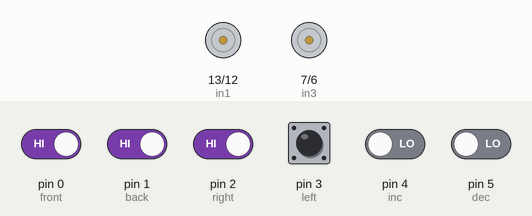
Recording of a sketch running on a simulated Arduino Uno, built with avr-gcc and run on an emulated ATmega328P. On the bench: motor-driver pin pairs drawn as motors (green arrow = first pin HIGH = forward, orange = second pin HIGH = backward, longer = more drive, scaled by the enable pin). The test bench sets the inputs (shaded band); at power-on: pin 0 (front), pin 1 (back), pin 2 (right), pin 3 (left) HIGH, pin 4 (inc), pin 5 (dec) LOW.

Above: at 1.2 s.
1.3 s: pin 4 (inc) driven HIGH
2.8 s: pin 5 (dec) driven HIGH
4.3 s: pin 0 (front) driven LOW and pin 2 (right) driven LOW
At 5.3 s:
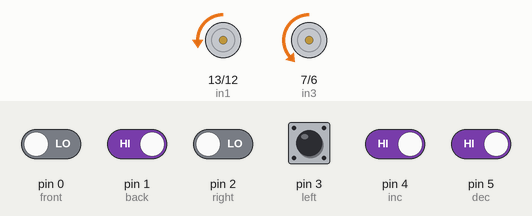
5.8 s: pin 0 (front) driven HIGH
At 6.5 s:
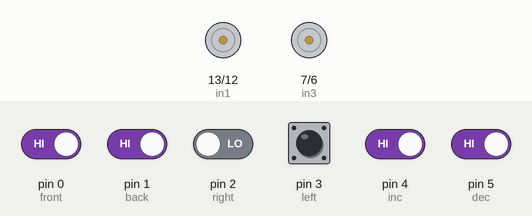
7.3 s: pin 1 (back) driven LOW
At 7.6 s:
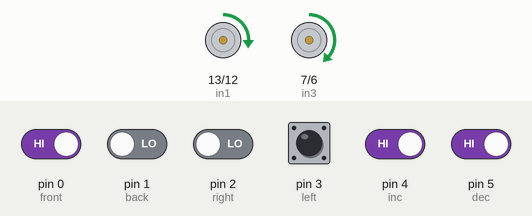
8.8 s: pin 0 (front) driven LOW
At 10.0 s:
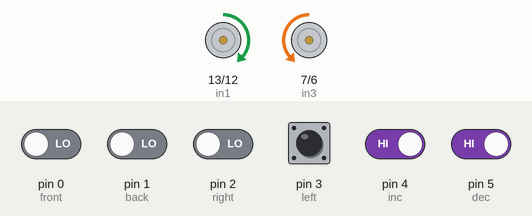
Timing chart, 0 to 11.3 s (numbered marks = the images above; inputs shaded):
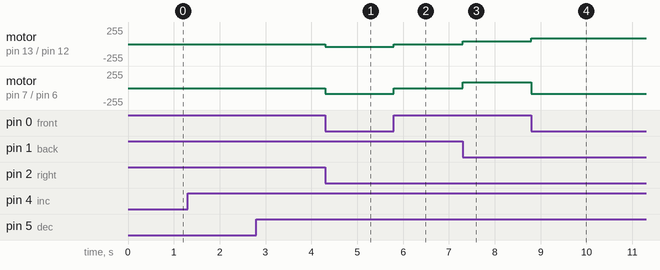

Measured:
- after the input at 4.3 s, motor on pin 13 (in1) / pin 12 (in2): stopped → backward 43/255 at once; motor on pin 7 (in3) / pin 6 (in4): stopped → backward 85/255 at once
- after the input at 5.8 s, motor on pin 13 (in1) / pin 12 (in2): backward 43/255 → stopped at once; motor on pin 7 (in3) / pin 6 (in4): backward 85/255 → stopped at once
- after the input at 7.3 s, motor on pin 13 (in1) / pin 12 (in2): stopped → forward 43/255 at once; motor on pin 7 (in3) / pin 6 (in4): stopped → forward 85/255 at once
- after the input at 8.8 s, motor on pin 13 (in1) / pin 12 (in2): forward 43/255 → forward 85/255 at once; motor on pin 7 (in3) / pin 6 (in4): forward 85/255 → backward 85/255 at once

The sketch:

2wheeldrive.ino
```cpp
#define front 0
#define back 1
#define right 2
#define left 3
#define inc 4
#define dec 5

#define in1 13
#define in2 12
#define en1 11
#define en2 10
#define in3 7
#define in4 6

int thespeed=85,speed1=85,speed2=85,debounce1=1,debounce2=1,x=0,y=0;

void setup() {
pinMode(front,INPUT);
pinMode(back,INPUT);
pinMode(right,INPUT);
pinMode(left,INPUT);
pinMode(inc,INPUT);
pinMode(dec,INPUT);

pinMode(in1,OUTPUT);
pinMode(in2,OUTPUT);
pinMode(en1,OUTPUT);
pinMode(en2,OUTPUT);
pinMode(in3,OUTPUT);
pinMode(in4,OUTPUT);
}

void loop() {

if (digitalRead(inc) && debounce1){
  thespeed=thespeed+85 ;
  if (thespeed >= 255){thespeed=255;}
  speed1=thespeed;
  speed2=thespeed;
  debounce1=0;}
else if (digitalRead(dec) && debounce2){
  thespeed = thespeed - 85 ;
  if (thespeed <= 85){thespeed=85;}
  speed1=thespeed;
  speed2=thespeed;
  debounce2=0;}


if (!digitalRead(inc)){debounce1=1;}
if (!digitalRead(dec)){debounce2=1;}

analogWrite(en1,speed1-y);
analogWrite(en2,speed2-x);

if(!digitalRead(front) && !digitalRead(left) && !digitalRead(back) && !digitalRead(right))
{digitalWrite(in1,LOW);digitalWrite(in2,LOW);digitalWrite(in3,LOW);digitalWrite(in4,LOW);}

else if (digitalRead(front) && digitalRead(left) && !digitalRead(right) && !digitalRead(back)){
  y=speed2/2;
  digitalWrite(in1,HIGH);digitalWrite(in2,LOW);
  digitalWrite(in3,HIGH);digitalWrite(in4,LOW);}

else if (digitalRead(back) && digitalRead(left) && !digitalRead(right) && !digitalRead(front)){
  y=speed2/2;
  digitalWrite(in2,HIGH);digitalWrite(in1,LOW);
  digitalWrite(in4,HIGH);digitalWrite(in3,LOW);}

else if (digitalRead(front) && digitalRead(right) && !digitalRead(left) && !digitalRead(back)){
  x=speed1/2;
    digitalWrite(in1,HIGH);digitalWrite(in2,LOW);
    digitalWrite(in3,HIGH);digitalWrite(in4,LOW);}

else if (digitalRead(back) && digitalRead(right) && !digitalRead(left) && !digitalRead(front)){
  x=speed1/2;
    digitalWrite(in2,HIGH);digitalWrite(in1,LOW);
    digitalWrite(in4,HIGH);digitalWrite(in3,LOW);}

else if (digitalRead(front) && !digitalRead(left) && !digitalRead(right) && !digitalRead(back)){
  digitalWrite(in1,HIGH);digitalWrite(in2,LOW);
  digitalWrite(in3,HIGH);digitalWrite(in4,LOW);
  x=0;y=0;}

else if (digitalRead(back) && !digitalRead(left) && !digitalRead(right) && !digitalRead(front)){
  digitalWrite(in2,HIGH);digitalWrite(in1,LOW);
  digitalWrite(in4,HIGH);digitalWrite(in3,LOW);
  x=0;y=0;}

else if (digitalRead(right) && !digitalRead(front) && !digitalRead(back) && !digitalRead(left)){
  digitalWrite(in2,HIGH);digitalWrite(in1,LOW);
  digitalWrite(in3,HIGH);digitalWrite(in4,LOW);
  x=0;y=0;}

else if (digitalRead(left) && !digitalRead(front) && !digitalRead(back) && !digitalRead(right)){
  digitalWrite(in1,HIGH);digitalWrite(in2,LOW);
  digitalWrite(in4,HIGH);digitalWrite(in3,LOW);
  x=0;y=0;}

else if ((digitalRead(front) && digitalRead(back)) || (digitalRead(right) && digitalRead(left))){
  digitalWrite(in1,LOW);digitalWrite(in2,LOW);
  digitalWrite(in3,LOW);digitalWrite(in4,LOW);
  x=0;y=0;}

}
```
